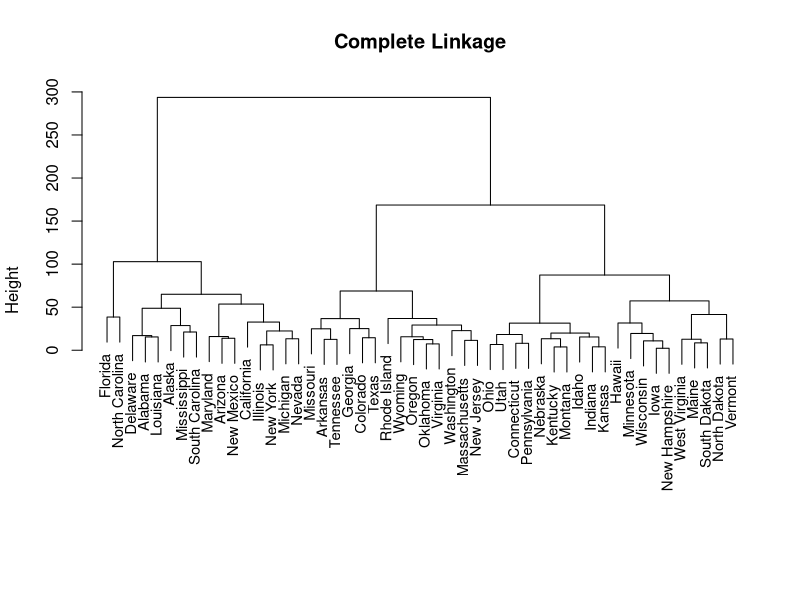
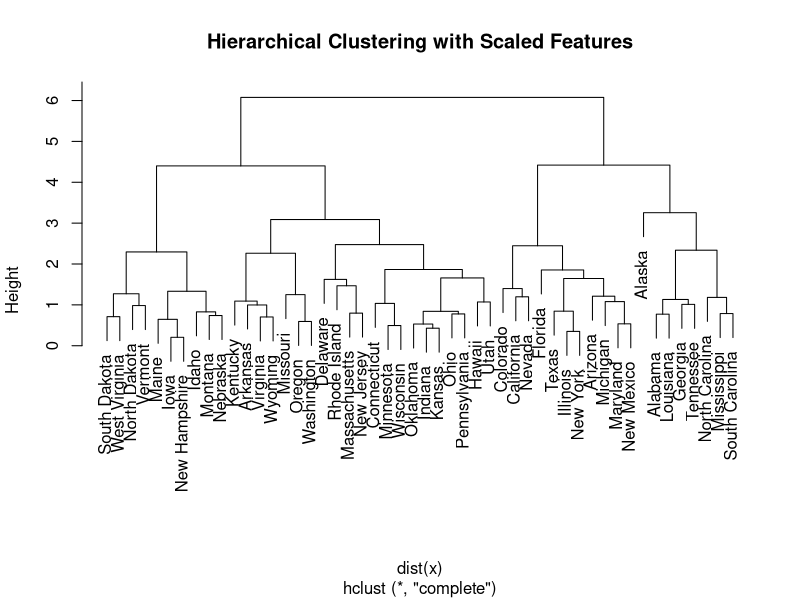

Generate these figures, in order, with R:
#Exercise 12.9 from Introduction to Statistical Learning
rm(list = ls())
set.seed(2022)

x <- data.matrix(USArrests)
#USArrests data apart of the base R package. Created in 1975.

x #look at the data set and see if there appears to be any natural clusters
dist(x)

#Using hierarchical clustering with complete linkage and Euclidean distance, cluster the states.
hc.complete <- hclust(dist(x), method = "complete") 
hc.complete

plot(hc.complete, main = "Complete Linkage",
     xlab = "", sub = "", cex = .9)

#Cut the dendrogram at a height that results in three distinct clusters. Which states belong to which clusters?
cutree(hc.complete,3)

#Hierarchically cluster the states using complete linkage and Euclidean distance, after scaling the variables to have standard de-viation one
x <- data.matrix(scale(USArrests))
x

plot(hclust(dist(x), method = "complete"),
     main = "Hierarchical Clustering with Scaled Features")

#What effect does scaling the variables have on the hierarchical clustering obtained? In your opinion, should the variables be scaled before the inter-observation dissimilarities are computed? Provide a justification for your answer.




